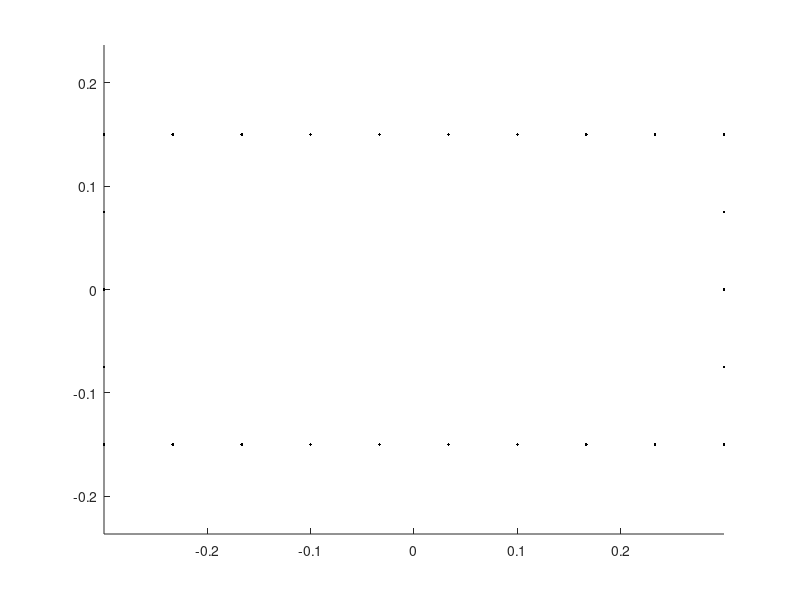

Reproduce this figure in MATLAB. (Note: this script raises an error after producing the figure.)
clear all
close all

%generate some aerodynamic nodes
angle = linspace(0,2*pi,50)';
Xa = [];
Xa = [cos(angle) sin(angle)];
Xa = unique(Xa,'rows');
%plot(Xa(:,1), Xa(:,2),'b.');
hold on
axis equal

%generate some structural nodes
horz = linspace(-0.3,0.3,10)';
vert = linspace(-0.15,0.15,5)';
upx = horz;
upy = horz*0 + 0.15; 
downx = horz;
downy = horz*0 - 0.15;
leftx = vert*0 - 0.3;
lefty = vert;
rightx = vert*0 + 0.3;
righty = vert;
x = [upx;downx;leftx;rightx];
y = [upy;downy;lefty;righty];
Xs = [x y];

Xs = unique(Xs,'rows');
plot(Xs(:,1), Xs(:,2),'k.');

cr = 22.7;
H = RBF_Preprocessor2D(Xs,Xa,1,'Euclid',0.5);

Xf = Xa*0.2;
%Xf(:,1) = sin(angle).*Xf(:,1);

Xfs = H'*Xf;
%plot(Xa(:,1), Xa(:,2),'r.');
plot(Xs(:,1), Xs(:,2),'k.');
%quiver(Xa(:,1), Xa(:,2), Xf(:,1),Xf(:,2));
quiver(Xs(:,1), Xs(:,2), Xfs(:,1),Xfs(:,2),'r');
hold off


